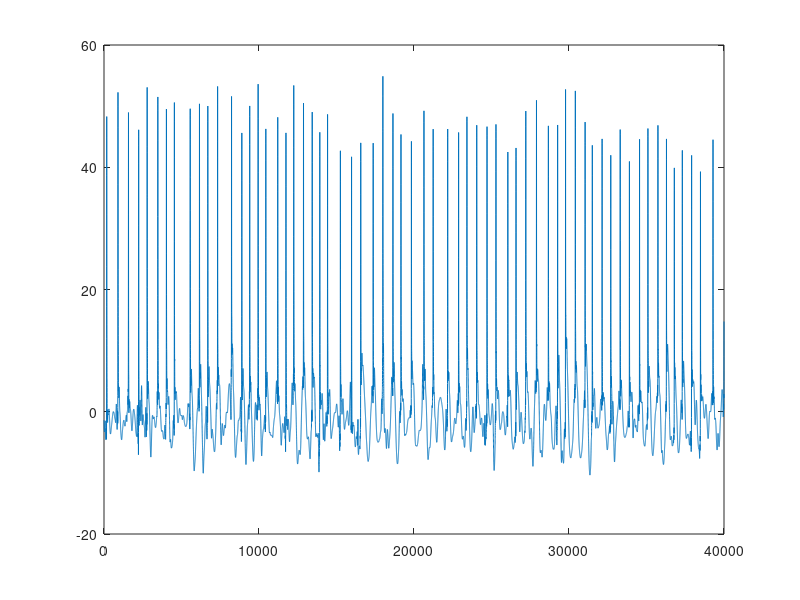
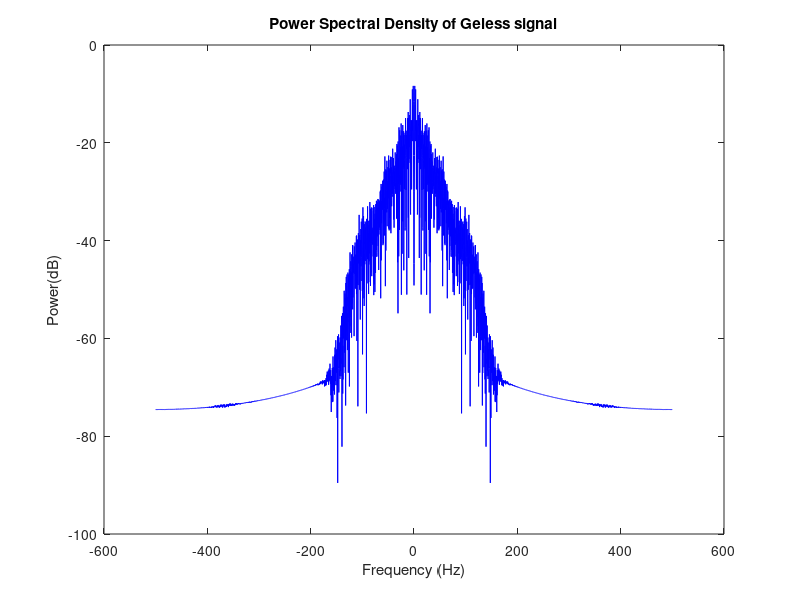

The MATLAB source for these figures, in order: (Note: this script raises an error after producing the figures.)
clear all;  % Clear workspace
clc;        % Clear the command window.
close all;  % Close all figures (except those of imtool.)
workspace;  % Make sure the workspace panel is showing.

%===========================Display signal time domain=====================
noOfData = 3;
fishPackage = cell(noOfData,1);
% for i = 1 : noOfData
%     name = sprintf('fish%d.txt', i);
%     dataPath = fullfile('E:\HOC_TAP\Hung_Cao_Hero Lab\Zebrafish_Project\zebrafishDatabase\lamp2_ECG\lamp2 fish 09282017\lamp Hom and GFP-',name);
%     fishPackage{i} = load(dataPath);
% 
% end
fishData = load('newFish5.txt');

signal_interval2 = 1: 40000;
signal_interval1 = 1: length(signal_interval2);
flag = 0;
if (flag == 1)
    ecg_count(:,1) = 1:length(fishData);
    ecg_count(:,2) = fishData(1:length(fishData),2);
    ecg_zebrafish = [ecg_count(:,1) ecg_count(:,2)];
    plot(ecg_count(:,2));
else
    ecg_count(:,1) = signal_interval1;
    ecg_count(:,2) = fishData(signal_interval2);
    ecg_zebrafish = [ecg_count(:,1) ecg_count(:,2)];
    plot(ecg_count(:,2));
end
Fs = 1000;
RR_interval = 60;% 60 for fs = 1000; 8 for fs = 100
slopeLevel = 5;% 5 for fs = 1000; 3 for fs =100
windowLevel = 100;% 100 for fs = 1000; 8 for fs = 100

%===========================Spectrum Power Density ========================
NFFT=4096;                 
X1=fftshift(fft(ecg_zebrafish(:,2),NFFT));         
Px1=X1.*conj(X1)/(NFFT*length(ecg_zebrafish)); %Power of each freq components         
fVals=Fs*(-NFFT/2:NFFT/2-1)/NFFT;  
figure;
plot(fVals,10*log10(Px1),'b');         
title('Power Spectral Density of Geless signal');         
xlabel('Frequency (Hz)')         
ylabel('Power(dB)');

%===========================Slope calculation==============================
x = differential(ecg_zebrafish(:,2),slopeLevel).^2;
figure
plot(x);
title('Slope Signal');
xlabel('Sample')
ylabel('Amplitude')

%=========================Peak Detection===================================
peak = max_detection(x,windowLevel);
length(peak(:,1));
% figure
% plot(x);
% title('Peak of Slope signal');
% xlabel('Sample')
% ylabel('Amplitude')
% hold on
% plot(peak(:,1),x(peak(:,1)),'ro','MarkerEdgeColor','r','MarkerFaceColor','r','MarkerSize',6);


%============================= Peak remove=================================
% Nhung dinh nao ma co Amplitude > 4* the average of amplitude
% The peaks which are less than 0.8 * the average of amplitude  is removed.
threshold = mean(peak(:,2));
figure
plot(x);
title('Peak of Slope signal');
xlabel('Sample')
ylabel('Amplitude')
hold on
plot(peak(:,1),x(peak(:,1)),'ro','MarkerEdgeColor','b','MarkerFaceColor','b','MarkerSize',6);
  threshold = mean(peak(:,2));
  peak(peak(:,2) > 20*threshold,:)=[];
  length(peak(:,1));
  plot(peak(:,1),x(peak(:,1)),'ro','MarkerEdgeColor','r','MarkerFaceColor','r','MarkerSize',6);
  threshold = mean(peak(:,2)); % Tinh lai threshold sau khi loai nhung dinh lon hon 40* old Threshold cu
%%

%%
figure
title('Tin Hieu Do Doc Final');
xlabel('Sample')
ylabel('Amplitude')
hold on
plot(peak(:,1),x(peak(:,1)),'ro','MarkerEdgeColor','b','MarkerFaceColor','b','MarkerSize',6);
peak(peak(:,2)< threshold,:)=[];
length(peak(:,1))
plot(peak(:,1),x(peak(:,1)),'ro','MarkerEdgeColor','r','MarkerFaceColor','r','MarkerSize',6);
legend('DinhLoaiBo','DinhGiuLai');
plot(x);

% figure
% plot(ecg_zebrafish(:,2));
% title('ECG signal');
% xlabel('Sample')
% ylabel('Amplitude')
% hold on
% xlim([0 length(ecg_zebrafish)])
% plot(peak(:,1),ecg_zebrafish(peak(:,1),2),'ro','MarkerEdgeColor','r','MarkerFaceColor','r','MarkerSize',6);
%%=================================TIM R ==============================
for i=1:length(peak(:,1));

    temp(i,:)=((peak(i,1) - RR_interval : peak(i,1) + RR_interval)); % tim trong khoang 37 truoc va 37 sau
    
    R_peak(i) = max_find(ecg_zebrafish(:,2),temp(i,:));
end
%%
%%
meanDistance = mean(diff(R_peak));

HR = 60/meanDistance*Fs;
fprintf('Average HeartRate is %f\n',HR);
R_peak_final = [R_peak' ecg_zebrafish(R_peak,2)];

%%
%%%%% Xu ly bi mat dinh bla bla%%%%%%%%%%%%%%%%%%
distance = diff(R_peak_final(:,1));
% j = 0;
% temp = zeros(length(distance),1);
%  for i  = 1 :length(distance) -4
%     if(i == length(R_peak_final(:,1)-1))
%         break;
%     end
%     a = R_peak_final(i+2,1) - R_peak_final(i+1,1);
%     b = R_peak_final(i+1,1) - R_peak_final(i,1);
%     if(a >= 3*b || a <= 0.7* b)
%         j = j +1;
%         temp(j) = i;
%         
%     end
%  end
%  R_peak_final(temp(1: length(temp)) + 2,:) = [];
% for i = 1:length(distance)-3;
%     flag = 1;
% 
%     for j = 1:3;
%         if((distance(i+j)<0.7*distance(i))||(distance(i+j)>1.3*distance(i)))
%             flag = 0;
%             break;
%         end
%     end
%         if(flag == 1)
%             averageRPeak = (distance(i)+distance(i+1)+distance(i+2)+distance(i+3))/4;
%         end
% end
% 
% 
% for i=1:length(R_peak_final(:,1))-1
%     if(i==length(R_peak_final(:,1)-1))
%         break;
%     end
%     if((R_peak_final(i+1,1) - R_peak_final(i,1))<0.6*averageRPeak)
%         R_peak_final(i+1,:) = [];
%         i = i-1;
%     end
% end
%%
figure
plot(ecg_zebrafish(:,2));
title('ECG signal');
xlabel('Sample')
ylabel('Amplitude')
hold on
xlim([0 length(ecg_zebrafish)])
plot(R_peak_final(:,1),ecg_zebrafish(R_peak_final(:,1),2),'ro','MarkerEdgeColor','r','MarkerFaceColor','r','MarkerSize',6);
%%
%============================SA detection=================================%
j = 0;
SA_point = zeros(length(R_peak_final(:,1)),2);
for i = 1: length(R_peak_final(:,1)) - 3
    post = R_peak_final(i +2,1) - R_peak_final(i + 1,1);
    prior = R_peak_final(i +1,1) - R_peak_final(i,1);
   if (post >= 2*prior)
       j = j+1;
       SA_point(j,1) = R_peak_final(i+1,1);
       SA_point(j,2) = R_peak_final(i+2,1);
       
   end
end
if (j == 0)
    disp('No SA symtom');
    k = 0;
else
    k = 0;
    disp ('Yes SA symtom ')
    % Delete 0 value in SA_point
    for i = 1: length( SA_point(:,1))
       if (SA_point(i,1) ==0)
           if (k == 0)
           j = i;
           k = 1;
           end
       end
       j2 = i;  
    end
    SA_point(j:j2,:) =[];
end
%%
figure
plot(ecg_zebrafish(:,2));
title('Tin Hieu ECG');
xlabel('Sample')
ylabel('Amplitude')
hold on
xlim([0 length(ecg_zebrafish)])
plot(R_peak_final(:,1),ecg_zebrafish(R_peak_final(:,1),2),'ro','MarkerEdgeColor','r','MarkerFaceColor','r','MarkerSize',6);
if (k == 1)
    plot(SA_point(:,1),ecg_zebrafish(SA_point(:,1),2),'ro','MarkerEdgeColor','g','MarkerFaceColor','g','MarkerSize',6);
    plot(SA_point(:,2),ecg_zebrafish(SA_point(:,2),2),'ro','MarkerEdgeColor','g','MarkerFaceColor','g','MarkerSize',6);
end
xlim([0 length(ecg_zebrafish)]);
%%
%============================Q & S detection=============================== 
[Q ,S] = findQS(ecg_zebrafish ,R_peak_final, 6);

length(R_peak_final(:,1))
figure
plot(ecg_zebrafish(:,2));
title('Tin Hieu ECG');
xlabel('Sample')
ylabel('Amplitude')
hold on
plot(R_peak_final(:,1),ecg_zebrafish(R_peak_final(:,1),2),'ro','MarkerEdgeColor','r','MarkerFaceColor','r','MarkerSize',6);
plot(Q,ecg_zebrafish(Q,2),'ro','MarkerEdgeColor','r','MarkerFaceColor','g','MarkerSize',6);
plot(S,ecg_zebrafish(S,2),'ro','MarkerEdgeColor','r','MarkerFaceColor','k','MarkerSize',6);
plot(1: length(ecg_zebrafish(:,1)), mean(ecg_zebrafish(:,2)), 'r');

%%
%====================== Find P wave & T wave===============================
[P_wave,T_wave] = findPT(ecg_zebrafish(:,2),Q,S,150, 150);
figure
plot(ecg_zebrafish(:,2));
hold on;
plot(R_peak_final(:,1),ecg_zebrafish(R_peak_final(:,1),2),'ro','MarkerEdgeColor','r','MarkerFaceColor','r','MarkerSize',6);
plot(Q,ecg_zebrafish(Q,2),'ro','MarkerEdgeColor','r','MarkerFaceColor','g','MarkerSize',6);
plot(S,ecg_zebrafish(S,2),'ro','MarkerEdgeColor','r','MarkerFaceColor','k','MarkerSize',6);
plot(P_wave(:,1),ecg_zebrafish(P_wave(:,1),2),'r*','MarkerEdgeColor','r','MarkerFaceColor','g','MarkerSize',6);
plot(T_wave(1:length(R_peak_final)-1,1),ecg_zebrafish(T_wave(1:length(R_peak_final)-1,1),2),'g*','MarkerEdgeColor','g','MarkerFaceColor','g','MarkerSize',6);
%=========================================================================%
% plot(R_peak_final(1:length(R_peak_final)-1,1),ecg_zebrafish(R_peak_final(1:length(R_peak_final)-1,1),2),'ro','MarkerEdgeColor','r','MarkerFaceColor','r','MarkerSize',6);
% plot(Q(1:length(R_peak_final)-1),ecg_zebrafish(Q(1:length(R_peak_final)-1),2),'ro','MarkerEdgeColor','r','MarkerFaceColor','g','MarkerSize',6);
% plot(S(1:length(R_peak_final)-1),ecg_zebrafish(S(1:length(R_peak_final)-1),2),'ro','MarkerEdgeColor','r','MarkerFaceColor','k','MarkerSize',6);
% plot(P_wave((1:length(R_peak_final)-1),1),ecg_zebrafish(P_wave((1:length(R_peak_final)-1),1),2),'r*','MarkerEdgeColor','r','MarkerFaceColor','g','MarkerSize',6);
% plot(T_wave(:,1),ecg_zebrafish(T_wave(:,1),2),'g*','MarkerEdgeColor','r','MarkerFaceColor','g','MarkerSize',6);
%%
% %plot(T,ecg_zebrafish(T,2),'ro','MarkerEdgeColor','r','MarkerFaceColor','b','MarkerSize',6);
% %%
% new_input = IsInverse(ecg_zebrafish(:,2) ,ecg_zebrafish(R_peak_final(:,1),2), ecg_zebrafish(S,2), ecg_zebrafish(Q,2));
% figure, plot(new_input);
% %%
% Fs=500;
% L=length(ecg_zebrafish(:,2));
% NFFT = 2^nextpow2(L);
% 
% fft_signal = fft(ecg_zebrafish(:,2),NFFT)/L;
% f_50hz = Fs/2*linspace(0,1,NFFT/2+1);
% amp_fft_signal_50hz=2*abs(fft_signal(1:NFFT/2+1));
% figure
% plot(f_50hz,20*log(amp_fft_signal_50hz));
% title('Pho Sau loc 50hz');
% xlabel('F(hz)')
% ylabel('Amplitude')
% figure
% plot(signal*100)
% hold on
% plot(diff(signal)*2000,'r');
% hold on
% %%%%DaoHam%%%%%%%
% diff1=diff(signal);
% %%%%DaoHam2%%%%%%
% diff2=diff(diff(signal));
% %%%%Tonset%%%%%%%
% for i=1:length(S)
%     point=S(i);
%     while(1)
%     if((diff2(point-1)<0||diff2(point-1)==0)&&(diff2(point+1)>0||diff2(point+1)==0))
%         Tonset(i)=point;
%         break;
%     else
%         point=point+1;
%         
%     end
%     end
% 
% end
% plot(diff2*100000,'k')
% plot(Tonset,diff2(Tonset)*100000,'ro','MarkerEdgeColor','r','MarkerFaceColor','g','MarkerSize',6);
% grid on
% figure
% plot(ecg_zebrafish(:,1),ecg_zebrafish(:,2));
% hold on
%  plot(Tonset,ecg_zebrafish(Tonset,2),'ro','MarkerEdgeColor','r','MarkerFaceColor','b','MarkerSize',6);
% title('Tin Hieu Loc 100hz');
% xlabel('Sample')
% ylabel('Amplitude')
% 
% 
% 
% 
% ecg_filt_20hz=ecg_zebrafish;
% N=300;
% window=hamming(N+1);
% Wn1=[10]/(Fs/2);
% [b1 a1]=fir1(N,Wn1,'low',window);
% freqz(b1,a1)
% for i=1:length(Q)-1
%     A=ecg_zebrafish(Tonset(i):Q(i+1),2)-ecg_zebrafish(Tonset(i),2);
%     X=ecg_zebrafish(Tonset(i):Q(i+1),2);
%     A1=conv(b1,A);
%     A2=A1(N/2+1:length(X)+N/2)+ecg_zebrafish(Tonset(i),2);
%     ecg_filt_20hz(Tonset(i):Q(i+1),2)=A2;
% 
% end
% figure
% plot(ecg_filt_20hz(:,1),ecg_filt_20hz(:,2),'r');
% 
% 
% %%%%DaoHam%%%%%%%
% diff1=diff(ecg_filt_20hz(:,2));
% %%%%DaoHam2%%%%%%
% diff2=diff(diff(ecg_filt_20hz(:,2)));
% %%%%TIm T%%%%%%%
% for i=1:length(Tonset)-1
%     point=Tonset(i)+1;
%     while(1)
%     if((diff1(point-1)>0||diff1(point-1) == 0)&&(diff1(point+1)<0||diff1(point+1)==0))
%         T(i) = point;
%         break;
%     else
%         point = point+1;
%         
%     end
%     end
% 
% end
% %%%%Toffset%%%%%%
% for i=1:length(T)
%     point=T(i);
%     while(1)
%     if((diff2(point-1)>0||diff2(point-1)==0)&&(diff2(point+1)<0||diff2(point+1)==0))
%         Toffset(i)=point;
%         break;
%     else
%         point=point+1;
%         
%     end
%     end
% 
% end
% 
% hold on
%  plot(R_peak_final(:,1),ecg_filt_20hz(R_peak_final(:,1),2),'ro','MarkerEdgeColor','r','MarkerFaceColor','r','MarkerSize',6);
%  plot(Q,ecg_filt_20hz(Q,2),'ro','MarkerEdgeColor','r','MarkerFaceColor','g','MarkerSize',6);
%  plot(S,ecg_filt_20hz(S,2),'ro','MarkerEdgeColor','r','MarkerFaceColor','k','MarkerSize',6);
%  plot(T,ecg_filt_20hz(T,2),'ro','MarkerEdgeColor','r','MarkerFaceColor','b','MarkerSize',6);
%  plot(Tonset,ecg_filt_20hz(Tonset,2),'ro','MarkerEdgeColor','r','MarkerFaceColor','b','MarkerSize',6);
%  plot(Toffset,ecg_filt_20hz(Toffset,2),'ro','MarkerEdgeColor','r','MarkerFaceColor','b','MarkerSize',6);
%  
%  %%



